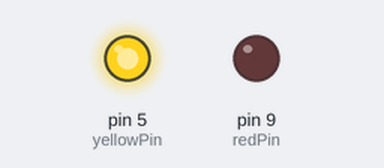
Recording of a sketch running on a simulated Arduino Uno, built with avr-gcc and run on an emulated ATmega328P. Parts: output pins drawn as LEDs (lit = HIGH).

Above: at 0.1 s.
At 2.9 s:
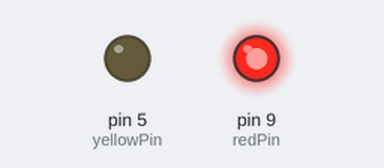
At 7.1 s:
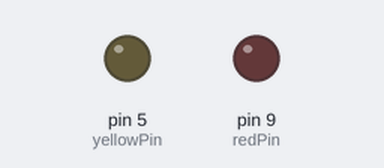
Timing chart, 0 to 7.4 s (numbered marks = the images above):
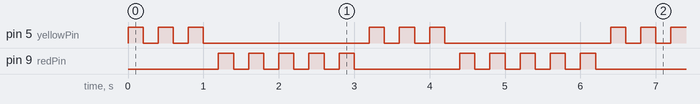

The sketch:

blinking_for_loops.ino
```cpp
int redPin = 9;
int yellowPin = 5;
int time = 200;
int yellowBlink = 3;
int redBlink = 5;
int j;

void setup() {
  // put your setup code here, to run once:
pinMode(redPin, OUTPUT);
pinMode(yellowPin, OUTPUT);
}

void loop() {
  // put your main code here, to run repeatedly:
  for(j=1;j<=yellowBlink;j=j+1){
digitalWrite(yellowPin, HIGH);
delay(time);
digitalWrite(yellowPin, LOW);
delay(time);
}

for(j=1; j<= redBlink; j=j+1){
digitalWrite(redPin, HIGH);
delay(time);
digitalWrite(redPin, LOW);
delay(time);
}

}
```

Measured:
- by itself, pin 5 (yellowPin): repeats every 3.2 s: 2 × (LOW 0.20 s, HIGH 0.20 s), LOW 2.2 s, HIGH 0.20 s
- by itself, pin 9 (redPin): repeats every 3.2 s: 4 × (LOW 0.20 s, HIGH 0.20 s), LOW 1.4 s, HIGH 0.20 s
- by itself, everything shown: repeats every 3.2 s, in 16 steps
